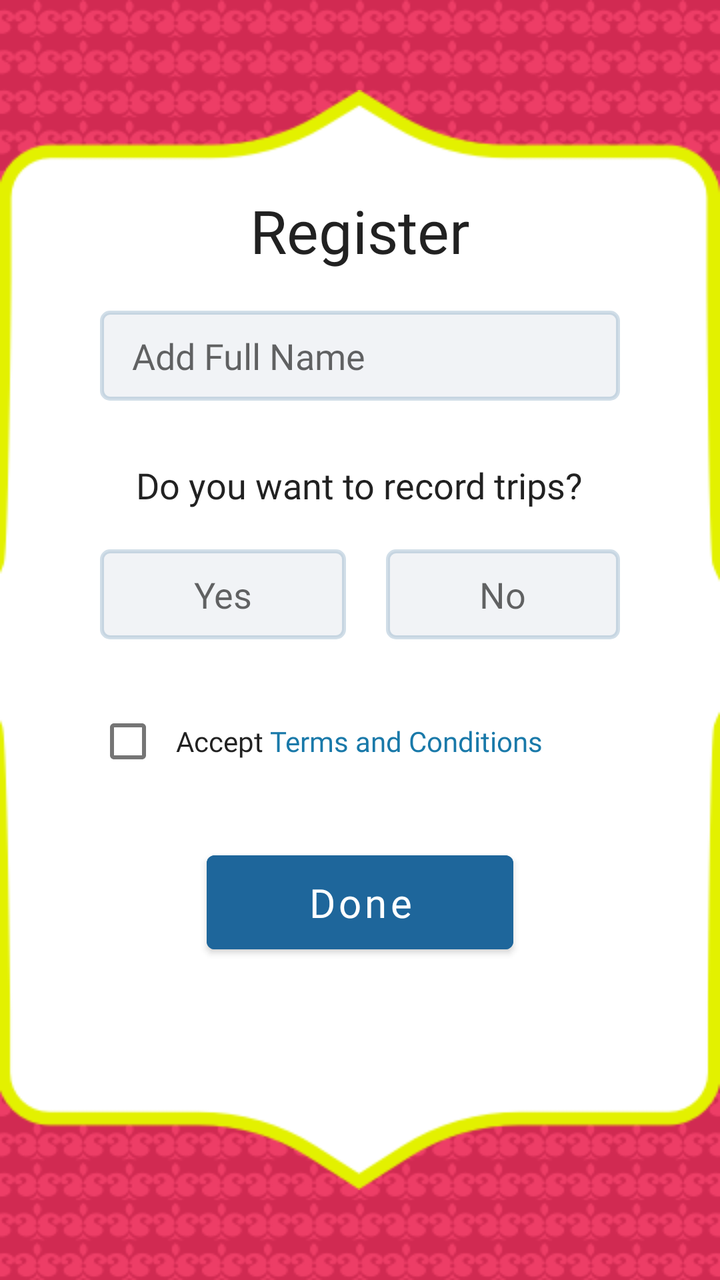
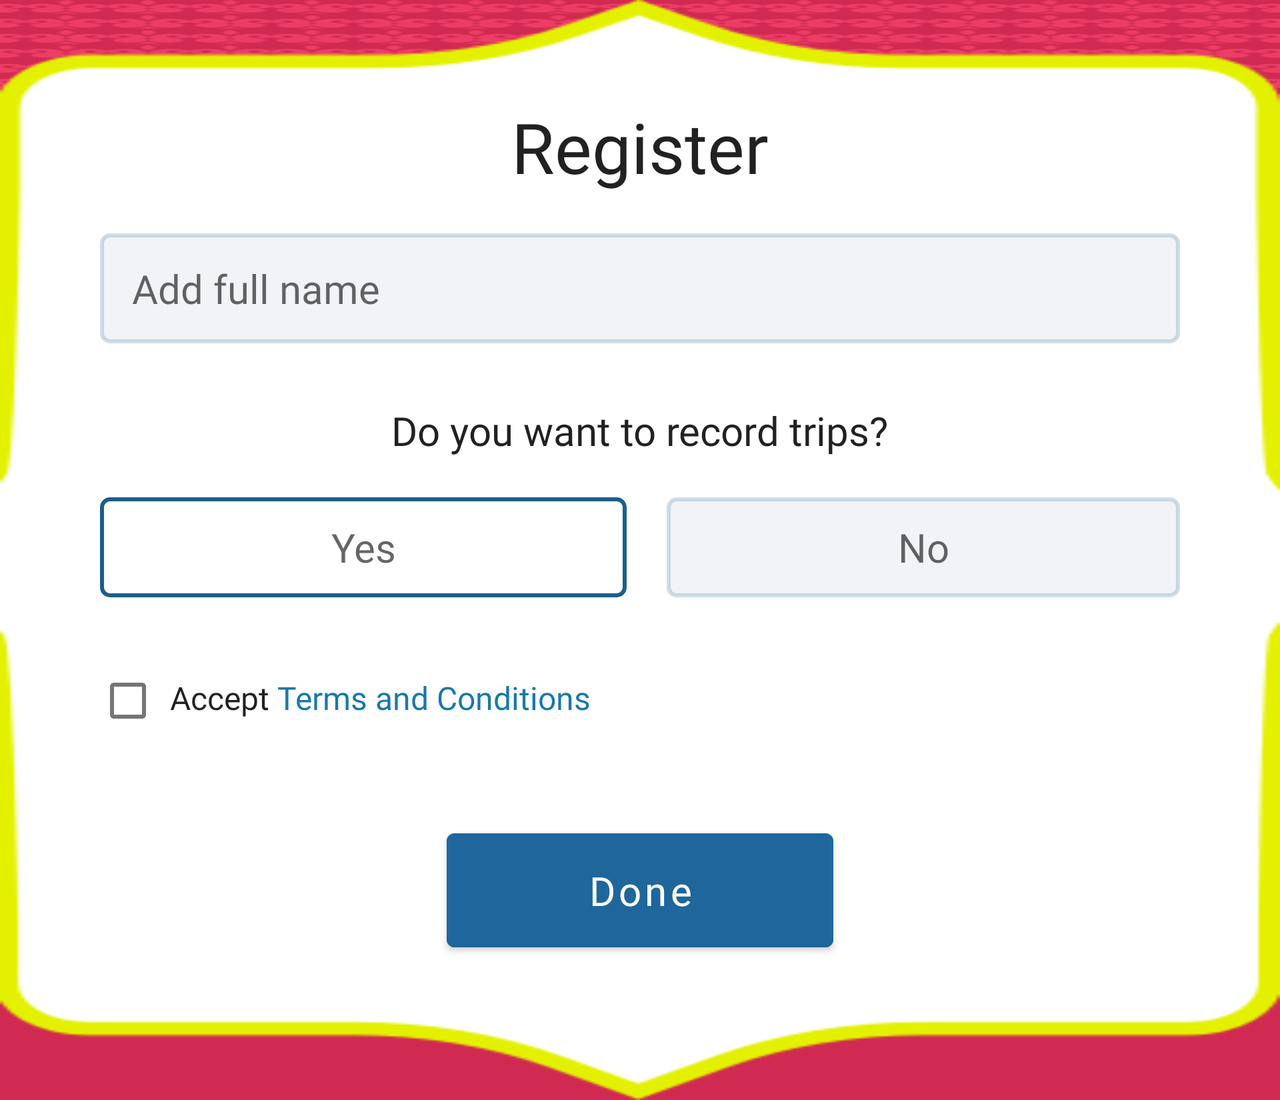

The same Android screen from two of the app's own layout files: first res/layout/ as a phone draws it, then the repository's variant for another configuration, drawn on a device whose configuration selects that folder. Both files follow.
<!-- AndroidManifest.xml: application theme Theme.SafarKaSathi -->
<!-- res/layout/activity_register.xml -->
<?xml version="1.0" encoding="utf-8"?>
<RelativeLayout
    xmlns:android="http://schemas.android.com/apk/res/android"
    xmlns:app="http://schemas.android.com/apk/res-auto"
    android:orientation="vertical"
    android:layout_width="match_parent"
    android:layout_height="match_parent"
    android:background="@color/background_otp_validate">

    <FrameLayout
        android:layout_width="match_parent"
        android:layout_height="match_parent"
        android:background="@drawable/shape_1" />

    <FrameLayout
        android:layout_width="match_parent"
        android:layout_height="550dp"
        android:layout_centerInParent="true"
        android:background="@drawable/banner_6" />

    <LinearLayout
        android:layout_width="match_parent"
        android:layout_height="450dp"
        android:layout_centerInParent="true"
        android:layout_gravity="center"
        android:layout_marginLeft="40dp"
        android:layout_marginRight="40dp"
        android:orientation="vertical"
        android:background="?android:attr/colorBackground">

        <TextView
            android:id="@+id/textView11"
            android:layout_width="wrap_content"
            android:layout_height="wrap_content"
            android:layout_gravity="center"
            android:fontFamily="@font/museo700_regular"
            android:text="Register"
            android:textColor="?android:attr/textColorPrimary"
            android:textSize="30sp" />

        <FrameLayout
            android:layout_width="match_parent"
            android:layout_height="45dp"
            android:layout_marginLeft="10dp"
            android:layout_marginTop="20dp"
            android:layout_marginRight="10dp"
            android:background="@drawable/border_1">

            <EditText
                android:id="@+id/fullName"
                android:layout_width="match_parent"
                android:layout_height="match_parent"
                android:layout_marginLeft="10dp"
                android:layout_marginRight="10dp"
                android:ems="10"
                android:fontFamily="@font/opensans_regular"
                android:hint="Add Full Name"
                android:inputType="textPersonName"
                android:paddingLeft="12dp"
                android:paddingRight="12dp"
                android:textSize="18sp"
                android:textColorHint="?android:attr/textColorSecondary"
                android:textColor="?android:attr/textColorPrimary"
                android:layout_margin="4dp"
                android:background="@color/transparent"
                />

        </FrameLayout>

        <TextView
            android:id="@+id/textView13"
            android:layout_width="wrap_content"
            android:layout_height="wrap_content"
            android:layout_gravity="center"
            android:layout_marginTop="30dp"
            android:fontFamily="@font/opensans_semibold"
            android:text="Do you want to record trips?"
            android:textColor="?android:attr/textColorPrimary"
            android:textSize="18sp" />

        <LinearLayout
            android:layout_width="match_parent"
            android:layout_height="45dp"
            android:layout_marginTop="20dp"
            android:orientation="horizontal"
            android:paddingLeft="10dp"
            android:paddingRight="10dp"
            android:background="?android:attr/colorBackground">

            <TextView
                android:id="@+id/recordTripYes"
                android:layout_width="wrap_content"
                android:layout_height="45dp"
                android:layout_weight="1"
                android:background="@drawable/border_empty"
                android:fontFamily="@font/opensans_semibold"
                android:gravity="center"
                android:text="Yes"
                android:textSize="18sp"
                android:textColor="?android:attr/textColorSecondary"
                />

            <TextView
                android:id="@+id/recordTripNo"
                android:layout_width="wrap_content"
                android:layout_height="45dp"
                android:layout_marginStart="20dp"
                android:layout_weight="1"
                android:background="@drawable/border_empty"
                android:fontFamily="@font/opensans_semibold"
                android:gravity="center"
                android:text="No"
                android:textSize="18sp"
                android:textColor="?android:attr/textColorSecondary"
                />

        </LinearLayout>

        <LinearLayout
            android:layout_width="match_parent"
            android:layout_height="42dp"
            android:layout_marginTop="30dp"
            android:background="?android:attr/colorBackground"
            android:orientation="horizontal">

            <CheckBox
                android:id="@+id/acceptTerm"
                android:layout_width="wrap_content"
                android:layout_height="wrap_content" />

            <TextView
                android:id="@+id/textView16"
                android:layout_width="wrap_content"
                android:layout_height="wrap_content"
                android:layout_gravity="center|start"
                android:fontFamily="@font/opensans_regular"
                android:text="@string/accept_terms_and_conditions"
                android:textColor="?android:attr/textColorPrimary"
                />

        </LinearLayout>

        <com.google.android.material.button.MaterialButton
            android:id="@+id/submitButton"
            android:layout_width="wrap_content"
            android:layout_height="wrap_content"
            android:layout_gravity="center"
            android:layout_marginTop="30dp"
            android:paddingTop="10dp"
            android:paddingBottom="10dp"
            android:fontFamily="@font/museo700_regular"
            android:paddingLeft="50dp"
            android:paddingRight="50dp"
            android:text="Done"
            android:textAllCaps="false"
            android:textColor="@color/colorPrimaryText"
            android:textSize="20sp"
            android:backgroundTint="@color/btn_blue_tint"/>

    </LinearLayout>

</RelativeLayout>
<!-- resources referenced by this layout -->
<resources>
  <color name="background_otp_validate">@color/colorPrimary</color>
  <color name="btn_blue_tint">#1E669B</color>
  <color name="colorPrimaryText">#ffffff</color>
  <color name="transparent">#00000000</color>
  <!-- drawable banner_6: png bitmap (drawable-nodpi, 8889 bytes) -->
  <!-- drawable border_1 (drawable) -->
  <?xml version="1.0" encoding="utf-8"?>
  <shape
      xmlns:android="http://schemas.android.com/apk/res/android"
      android:shape="rectangle"
      android:padding="10dp"
      >
  
      <solid android:color="@color/border_1" />
  
      <stroke android:width="2dp" android:color="#331d5d8c"/>
  
      <corners
          android:bottomRightRadius="4dp"
          android:bottomLeftRadius="4dp"
          android:topLeftRadius="4dp"
          android:topRightRadius="4dp" />
  </shape>
  <!-- drawable border_empty (drawable) -->
  <?xml version="1.0" encoding="utf-8"?>
  <shape xmlns:android="http://schemas.android.com/apk/res/android"
      android:shape="rectangle"
      android:padding="10dp">
  
      <solid android:color="@color/border_1" />
  
      <stroke android:width="2dp"
          android:color="#331d5d8c"/>
  
      <corners
          android:bottomRightRadius="4dp"
          android:bottomLeftRadius="4dp"
          android:topLeftRadius="4dp"
          android:topRightRadius="4dp"
          />
  </shape>
  <!-- drawable shape_1: png bitmap (drawable-nodpi, 124148 bytes) -->
  <string name="accept_terms_and_conditions">Accept <font color="#1979a9">Terms and Conditions</font></string>
  <style name="Theme.SafarKaSathi" parent="Theme.MaterialComponents.DayNight.NoActionBar">
          
          <item name="colorPrimary">@color/colorPrimary</item>
          <item name="colorPrimaryVariant">@color/colorPrimaryDark</item>
          <item name="colorOnPrimary">@color/white</item>
          
          <item name="colorSecondary">@color/splash_color</item>
          <item name="colorSecondaryVariant">@color/colorPrimaryDark</item>
          <item name="colorOnSecondary">@color/black</item>
          
          <item name="android:statusBarColor" tools:targetApi="l">?attr/colorPrimaryVariant</item>
          
  
          
  
      </style>
  <color name="colorPrimary">#d12a52</color>
  <color name="border_1">#F1F3F6</color>
  <color name="colorPrimaryDark">#d12a52</color>
  <color name="white">#ffffff</color>
  <color name="splash_color">#d12a52</color>
  <color name="black">#000000</color>
</resources>
<!-- res/layout-land/activity_register.xml (the repository's variant of the layout above) -->
<!-- drawn on the phone turned sideways -->
<?xml version="1.0" encoding="utf-8"?>
<ScrollView
    xmlns:android="http://schemas.android.com/apk/res/android"
    xmlns:app="http://schemas.android.com/apk/res-auto"
    android:layout_width="match_parent"
    android:layout_height="wrap_content">

    <RelativeLayout
        android:orientation="vertical"
        android:layout_width="match_parent"
        android:layout_height="wrap_content"
        android:background="@color/background_otp_validate">

        <FrameLayout
            android:layout_width="match_parent"
            android:layout_height="match_parent"
            android:background="@drawable/shape_1"/>

        <FrameLayout
            android:layout_width="match_parent"
            android:layout_height="550dp"
            android:layout_centerInParent="true"
            android:background="@drawable/banner_6" />

        <LinearLayout
            android:layout_width="match_parent"
            android:layout_height="450dp"
            android:layout_centerInParent="true"
            android:layout_gravity="center"
            android:layout_marginLeft="40dp"
            android:layout_marginRight="40dp"
            android:orientation="vertical"
            android:background="?android:attr/colorBackground">

            <TextView
                android:id="@+id/textView11"
                android:layout_width="wrap_content"
                android:layout_height="wrap_content"
                android:layout_gravity="center"
                android:fontFamily="@font/museo700_regular"
                android:text="Register"
                android:textColor="?android:attr/textColorPrimary"
                android:textSize="35sp" />

            <FrameLayout
                android:layout_width="match_parent"
                android:layout_height="55dp"
                android:layout_marginLeft="10dp"
                android:layout_marginTop="20dp"
                android:layout_marginRight="10dp"
                android:background="@drawable/border_1">

                <EditText
                    android:id="@+id/fullName"
                    android:layout_width="match_parent"
                    android:layout_height="match_parent"
                    android:layout_marginLeft="10dp"
                    android:layout_marginRight="10dp"
                    android:background="@color/transparent"
                    android:ems="10"
                    android:fontFamily="@font/opensans_regular"
                    android:hint="Add full name"
                    android:inputType="textPersonName"
                    android:paddingLeft="12dp"
                    android:paddingRight="12dp"
                    android:textSize="20sp"
                    android:textColorHint="?android:attr/textColorSecondary"
                    android:textColor="?android:attr/textColorPrimary"
                    android:layout_margin="4dp"
                    />

            </FrameLayout>

            <TextView
                android:id="@+id/textView13"
                android:layout_width="wrap_content"
                android:layout_height="wrap_content"
                android:layout_gravity="center"
                android:layout_marginTop="30dp"
                android:fontFamily="@font/opensans_semibold"
                android:text="Do you want to record trips?"
                android:textColor="?android:attr/textColorPrimary"
                android:textSize="20sp" />

            <LinearLayout
                android:layout_width="match_parent"
                android:layout_height="50dp"
                android:layout_marginTop="20dp"
                android:orientation="horizontal"
                android:paddingLeft="10dp"
                android:paddingRight="10dp"
                android:background="?android:attr/colorBackground">

                <TextView
                    android:id="@+id/recordTripYes"
                    android:layout_width="wrap_content"
                    android:layout_height="50dp"
                    android:layout_weight="1"
                    android:background="@drawable/border_blue"
                    android:fontFamily="@font/opensans_semibold"
                    android:gravity="center"
                    android:text="Yes"
                    android:textSize="20sp"
                    android:textColor="?android:attr/textColorSecondary"
                    />

                <TextView
                    android:id="@+id/recordTripNo"
                    android:layout_width="wrap_content"
                    android:layout_height="50dp"
                    android:layout_marginStart="20dp"
                    android:layout_weight="1"
                    android:background="@drawable/border_empty"
                    android:fontFamily="@font/opensans_semibold"
                    android:gravity="center"
                    android:text="No"
                    android:textSize="20sp"
                    android:textColor="?android:attr/textColorSecondary"
                    />

            </LinearLayout>

            <FrameLayout
                android:layout_width="match_parent"
                android:layout_height="42dp"
                android:layout_marginTop="30dp"
                android:background="?android:attr/colorBackground">

                <CheckBox
                    android:id="@+id/acceptTerm"
                    android:layout_width="wrap_content"
                    android:layout_height="wrap_content"
                    android:layout_gravity="center|start"
                    android:layout_marginTop="1dp"
                    android:text=""
                    />

                <TextView
                    android:id="@+id/textView16"
                    android:layout_width="wrap_content"
                    android:layout_height="wrap_content"
                    android:layout_gravity="center|start"
                    android:layout_marginStart="45dp"
                    android:layout_marginTop="-1dp"
                    android:fontFamily="@font/opensans_regular"
                    android:text="@string/accept_terms_and_conditions"
                    android:textColor="?android:attr/textColorPrimary"
                    android:textSize="16sp"
                    />

            </FrameLayout>

            <com.google.android.material.button.MaterialButton
                android:id="@+id/submitButton"
                android:layout_width="wrap_content"
                android:layout_height="wrap_content"
                android:layout_gravity="center"
                android:layout_marginTop="40dp"
                android:paddingTop="15dp"
                android:paddingBottom="15dp"
                android:fontFamily="@font/museo700_regular"
                android:paddingLeft="70dp"
                android:paddingRight="70dp"
                android:text="Done"
                android:textAllCaps="false"
                android:textColor="@color/colorPrimaryText"
                android:textSize="20sp"
                android:backgroundTint="@color/btn_blue_tint"/>

        </LinearLayout>

    </RelativeLayout>

</ScrollView>
<!-- resources referenced by the variant -->
<!-- as the phone turned sideways resolves them -->
<resources>
  <color name="background_otp_validate">@color/colorPrimary</color>
  <color name="btn_blue_tint">#1E669B</color>
  <color name="colorPrimaryText">#ffffff</color>
  <color name="transparent">#00000000</color>
  <!-- drawable banner_6: png bitmap (drawable-nodpi, 8889 bytes) -->
  <!-- drawable border_1 (drawable) -->
  <?xml version="1.0" encoding="utf-8"?>
  <shape
      xmlns:android="http://schemas.android.com/apk/res/android"
      android:shape="rectangle"
      android:padding="10dp"
      >
  
      <solid android:color="@color/border_1" />
  
      <stroke android:width="2dp" android:color="#331d5d8c"/>
  
      <corners
          android:bottomRightRadius="4dp"
          android:bottomLeftRadius="4dp"
          android:topLeftRadius="4dp"
          android:topRightRadius="4dp" />
  </shape>
  <!-- drawable border_blue (drawable) -->
  <?xml version="1.0" encoding="utf-8"?>
  <shape xmlns:android="http://schemas.android.com/apk/res/android"
      android:shape="rectangle"
      android:padding="10dp">
  
      <solid android:color="?android:attr/colorBackground" />
      <stroke android:width="2dp" android:color="#1d5d8c"/>
      <corners
          android:bottomRightRadius="4dp"
          android:bottomLeftRadius="4dp"
          android:topLeftRadius="4dp"
          android:topRightRadius="4dp" />
  </shape>
  <!-- drawable border_empty (drawable) -->
  <?xml version="1.0" encoding="utf-8"?>
  <shape xmlns:android="http://schemas.android.com/apk/res/android"
      android:shape="rectangle"
      android:padding="10dp">
  
      <solid android:color="@color/border_1" />
  
      <stroke android:width="2dp"
          android:color="#331d5d8c"/>
  
      <corners
          android:bottomRightRadius="4dp"
          android:bottomLeftRadius="4dp"
          android:topLeftRadius="4dp"
          android:topRightRadius="4dp"
          />
  </shape>
  <!-- drawable shape_1: png bitmap (drawable-nodpi, 124148 bytes) -->
  <string name="accept_terms_and_conditions">Accept <font color="#1979a9">Terms and Conditions</font></string>
  <style name="Theme.SafarKaSathi" parent="Theme.MaterialComponents.DayNight.NoActionBar">
          
          <item name="colorPrimary">@color/colorPrimary</item>
          <item name="colorPrimaryVariant">@color/colorPrimaryDark</item>
          <item name="colorOnPrimary">@color/white</item>
          
          <item name="colorSecondary">@color/splash_color</item>
          <item name="colorSecondaryVariant">@color/colorPrimaryDark</item>
          <item name="colorOnSecondary">@color/black</item>
          
          <item name="android:statusBarColor" tools:targetApi="l">?attr/colorPrimaryVariant</item>
          
  
          
  
      </style>
  <color name="colorPrimary">#d12a52</color>
  <color name="border_1">#F1F3F6</color>
  <color name="colorPrimaryDark">#d12a52</color>
  <color name="white">#ffffff</color>
  <color name="splash_color">#d12a52</color>
  <color name="black">#000000</color>
</resources>
